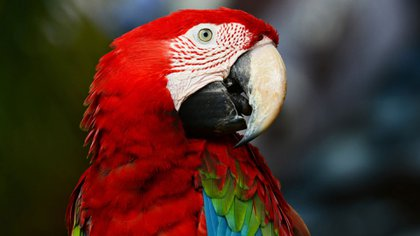
#> input picture prueba.jpg, 420 x 236 px
$ python BGRtoRGB.py
#> lines starting #> are read from the running program, lines starting #| are printed output that depends on the picture
import cv2
import numpy as np
import imutils

bgr = cv2.imread('prueba.jpg')
#> bgr is the input picture: shape (236, 420, 3); mean B, G, R 43.5, 51.8, 82.8
bgr= imutils.resize(bgr,width=400)
#> bgr: shape (224, 400, 3)
C1= bgr[:,:,0]
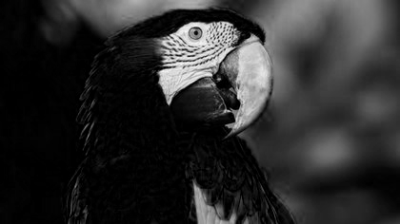
#> C1: shape (224, 400); min 0, max 244, mean 43.5
C2= bgr[:,:,1]
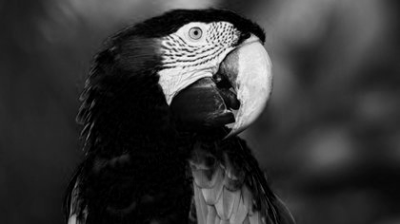
#> C2: shape (224, 400); min 0, max 252, mean 51.8
C3= bgr[:,:,2]
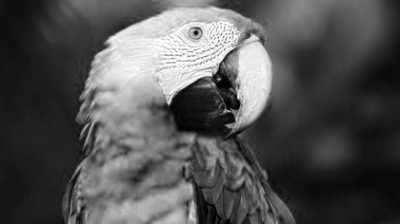
#> C3: shape (224, 400); min 0, max 255, mean 82.8
cv2.imshow('BGR',np.hstack([C1,C2,C3]))
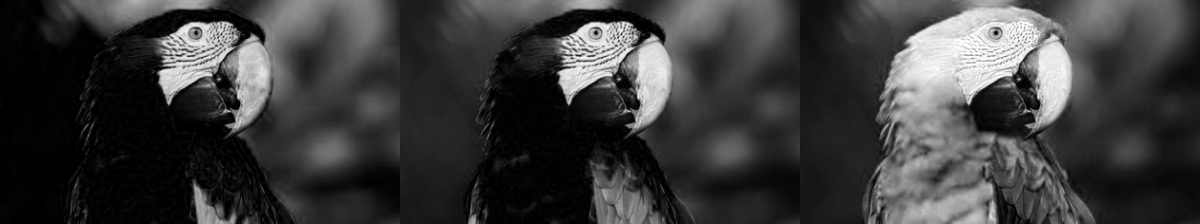
#> window 'BGR': shape (224, 1200); min 0, max 255, mean 59.4

rgb = cv2.cvtColor(bgr,cv2.COLOR_BGR2RGB)
C1= rgb[:,:,0]
C2= rgb[:,:,1]
C3= rgb[:,:,2]
cv2.imshow('RGB',np.hstack([C1,C2,C3]))
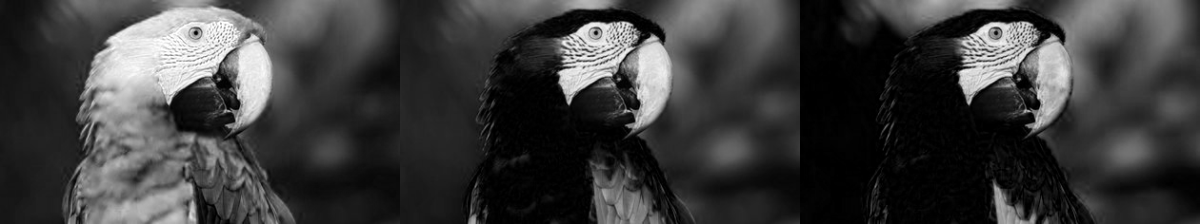
#> window 'RGB': shape (224, 1200); min 0, max 255, mean 59.4
cv2.waitKey(0)
cv2.destroyAllWindows()
